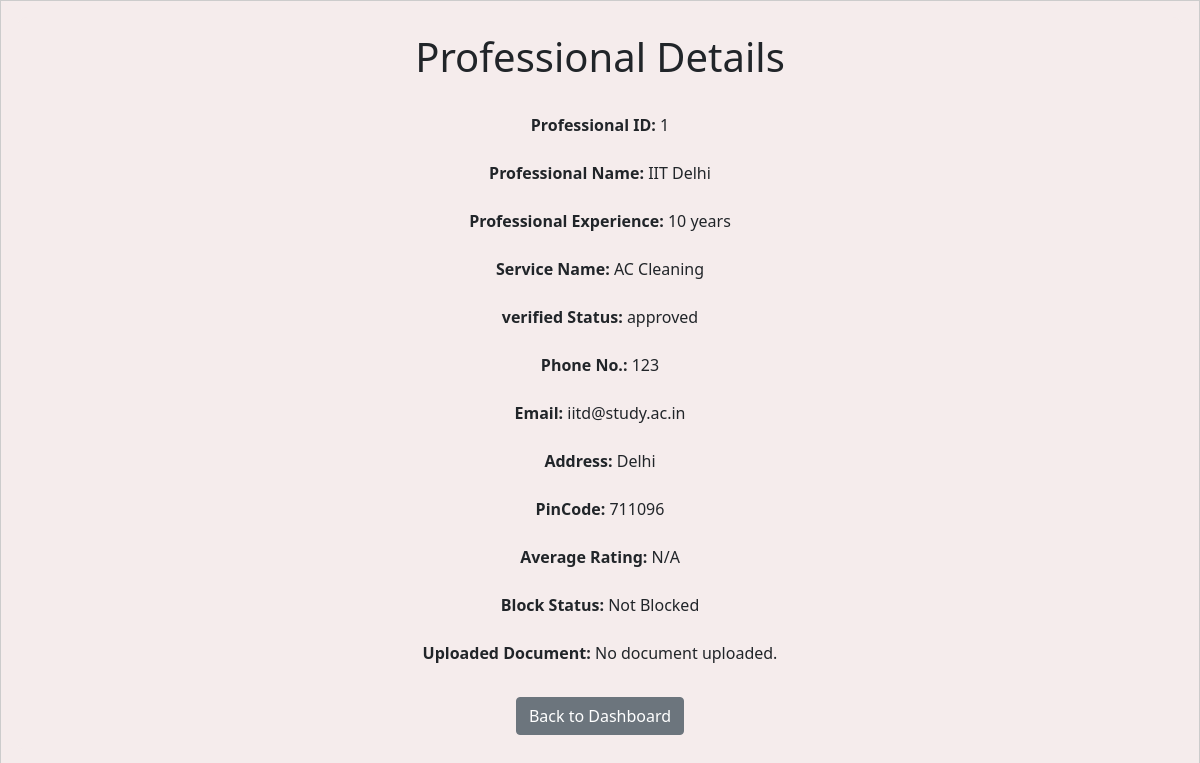
/professional/1, run on an earlier commit of the app's database.
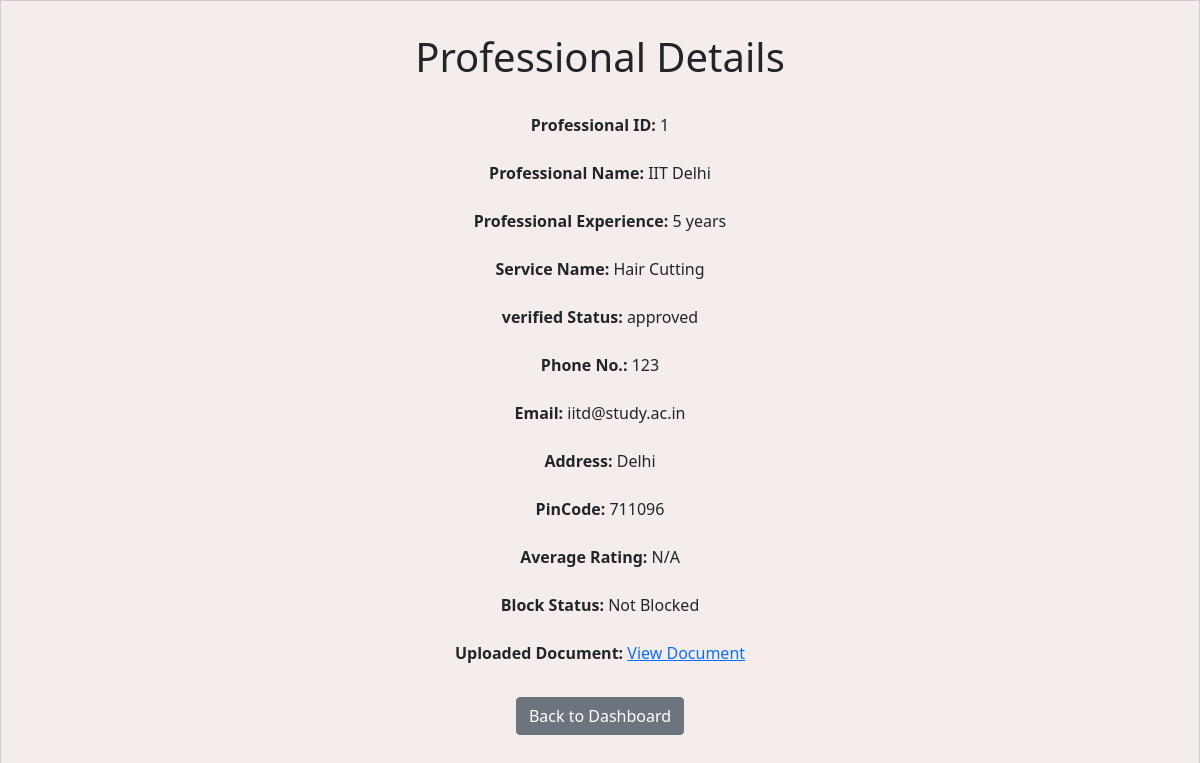
And on a later commit of the database.
### backend/models.py (models this page shows)
class Service_Professional(db.Model):
    __tablename__ = "service_professional"
    id = db.Column(db.Integer, primary_key=True, autoincrement=True)
    username = db.Column(db.String, unique=True, nullable=False)
    password = db.Column(db.String, nullable=False)
    name = db.Column(db.String, nullable=False)
    service_type = db.Column(
        db.String, nullable=False
    )  # nullable true done for some reason
    experience = db.Column(db.Integer, nullable=False)
    phone_no = db.Column(db.Integer, nullable=False)
    email = db.Column(db.String, unique=True, nullable=False)
    address = db.Column(db.String, nullable=False)
    pin_code = db.Column(db.String, nullable=False)
    verified_status = db.Column(db.String, nullable=True)
    average_rating = db.Column(db.Float, nullable=True)  # New column for average rating
    document = db.Column(db.String, nullable=True)  # Column to store document path
    block_status = db.Column(db.Boolean, default=False)  # Block/unblock status
    custom_services = db.relationship(
        "ProfessionalService",
        back_populates="professional",
        lazy=True,
        cascade="all, delete-orphan",
    )

### backend/controller.py (the view)
@app.route("/professional/<int:professional_id>", methods=["GET"])
def professional_details(professional_id):
    professional = Service_Professional.query.get(professional_id)
    if professional:
        return render_template("professional_details.html", professional=professional)
    else:
        return "Service not found", 404

### templates/professional_details.html (shortened to what this page needs)
</html>
<!DOCTYPE html>
<html lang="en">
<head>
    <link href="https://cdn.jsdelivr.net/npm/bootstrap@5.0.2/dist/css/bootstrap.min.css" rel="stylesheet" />
    <link rel="stylesheet" href="/static/style.css" />
</head>
<body>
    <div id="container">
        <div id="panel">
            <h1>Professional Details</h1>
            <br>
            <p><strong>Professional ID:</strong> {{ professional.id }} <br> <br>
                <strong>Professional Name:</strong> {{ professional.name }}<br><br>
                <strong>Professional Experience:</strong> {{ professional.experience }} years<br><br>
                <strong>Service Name:</strong> {{ professional.service_type }}<br><br>
                <strong>verified Status:</strong> {{ professional.verified_status }}<br><br>
                <strong>Phone No.:</strong> {{ professional.phone_no }}<br><br>
                <strong>Email:</strong> {{ professional.email }}<br><br>
                <strong>Address:</strong> {{ professional.address }}<br><br>
                <strong>PinCode:</strong> {{ professional.pin_code }}<br><br>
                <strong>Average Rating:</strong>
                {% if professional.average_rating %}
                professional.average_rating
                {% else %}
                N/A
                {% endif %}
                <br><br>
                <strong>Block Status:</strong>
                {% if professional.block_status %}
                Blocked
                {% else %}
                Not Blocked
                {% endif %}
                <br><br>
                <strong>Uploaded Document:</strong>
                {% if professional.document %}
                <a href="{{ url_for('static', filename='uploads/' + professional.document) }}" target="_blank">
                    View Document
                </a>
                {% else %}
                No document uploaded.
                {% endif %}
            </p>
            <a href="{{ url_for('admin_dashboard') }}" class="btn btn-secondary mt-3">Back to Dashboard</a>
        </div>
    </div>
</body>
</html>

What changed in the data, as far as the page shows it:
changed Service_Professional "IIT Delhi": experience "10" → "5"; service_type "AC Cleaning" → "Hair Cutting"
Also different on the page:
text no longer shown: "No document uploaded."
text now shown: "View Document"
